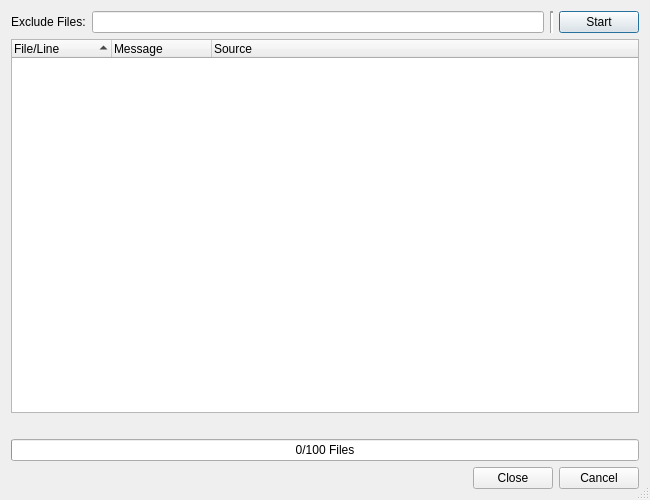
<?xml version="1.0" encoding="UTF-8"?>
<ui version="4.0">
 <class>SyntaxCheckerDialog</class>
 <widget class="QDialog" name="SyntaxCheckerDialog">
  <property name="geometry">
   <rect>
    <x>0</x>
    <y>0</y>
    <width>650</width>
    <height>500</height>
   </rect>
  </property>
  <property name="windowTitle">
   <string>Syntax Check Result</string>
  </property>
  <property name="whatsThis">
   <string>&lt;b&gt;Syntax Check Results&lt;/b&gt;
&lt;p&gt;This dialog shows the results of the syntax check. Double clicking an
entry will open an editor window and position the cursor at the respective line.&lt;/p&gt;</string>
  </property>
  <property name="sizeGripEnabled">
   <bool>true</bool>
  </property>
  <layout class="QVBoxLayout" name="verticalLayout">
   <item>
    <widget class="QFrame" name="filterFrame">
     <property name="frameShape">
      <enum>QFrame::NoFrame</enum>
     </property>
     <property name="frameShadow">
      <enum>QFrame::Raised</enum>
     </property>
     <layout class="QHBoxLayout" name="horizontalLayout">
      <property name="leftMargin">
       <number>0</number>
      </property>
      <property name="topMargin">
       <number>0</number>
      </property>
      <property name="rightMargin">
       <number>0</number>
      </property>
      <property name="bottomMargin">
       <number>0</number>
      </property>
      <item>
       <widget class="QLabel" name="label_2">
        <property name="text">
         <string>Exclude Files:</string>
        </property>
       </widget>
      </item>
      <item>
       <widget class="QLineEdit" name="excludeFilesEdit">
        <property name="toolTip">
         <string>Enter filename patterns of files to be excluded separated by a comma</string>
        </property>
        <property name="clearButtonEnabled">
         <bool>true</bool>
        </property>
       </widget>
      </item>
      <item>
       <widget class="Line" name="line">
        <property name="lineWidth">
         <number>2</number>
        </property>
        <property name="orientation">
         <enum>Qt::Vertical</enum>
        </property>
       </widget>
      </item>
      <item>
       <widget class="QPushButton" name="startButton">
        <property name="toolTip">
         <string>Press to start the syntax check run</string>
        </property>
        <property name="text">
         <string>Start</string>
        </property>
       </widget>
      </item>
     </layout>
    </widget>
   </item>
   <item>
    <widget class="QTreeWidget" name="resultList">
     <property name="whatsThis">
      <string>&lt;b&gt;Result List&lt;/b&gt;
&lt;p&gt;This list shows the results of the syntax check. Double clicking
an entry will open this entry in an editor window and position the cursor at
the respective line.&lt;/p&gt;</string>
     </property>
     <property name="alternatingRowColors">
      <bool>true</bool>
     </property>
     <property name="sortingEnabled">
      <bool>true</bool>
     </property>
     <column>
      <property name="text">
       <string>File/Line</string>
      </property>
     </column>
     <column>
      <property name="text">
       <string>Message</string>
      </property>
     </column>
     <column>
      <property name="text">
       <string>Source</string>
      </property>
     </column>
    </widget>
   </item>
   <item>
    <widget class="EricSqueezeLabelPath" name="checkProgressLabel">
     <property name="sizePolicy">
      <sizepolicy hsizetype="Expanding" vsizetype="Preferred">
       <horstretch>0</horstretch>
       <verstretch>0</verstretch>
      </sizepolicy>
     </property>
     <property name="text">
      <string/>
     </property>
    </widget>
   </item>
   <item>
    <widget class="QProgressBar" name="checkProgress">
     <property name="toolTip">
      <string>Shows the progress of the syntax check action</string>
     </property>
     <property name="value">
      <number>0</number>
     </property>
     <property name="orientation">
      <enum>Qt::Horizontal</enum>
     </property>
     <property name="format">
      <string>%v/%m Files</string>
     </property>
    </widget>
   </item>
   <item>
    <widget class="QDialogButtonBox" name="buttonBox">
     <property name="orientation">
      <enum>Qt::Horizontal</enum>
     </property>
     <property name="standardButtons">
      <set>QDialogButtonBox::Cancel|QDialogButtonBox::Close</set>
     </property>
    </widget>
   </item>
  </layout>
 </widget>
 <pixmapfunction>qPixmapFromMimeSource</pixmapfunction>
 <customwidgets>
  <customwidget>
   <class>EricSqueezeLabelPath</class>
   <extends>QLabel</extends>
   <header>EricWidgets/EricSqueezeLabels.h</header>
  </customwidget>
 </customwidgets>
 <tabstops>
  <tabstop>startButton</tabstop>
  <tabstop>excludeFilesEdit</tabstop>
  <tabstop>resultList</tabstop>
  <tabstop>buttonBox</tabstop>
 </tabstops>
 <resources/>
 <connections/>
</ui>
